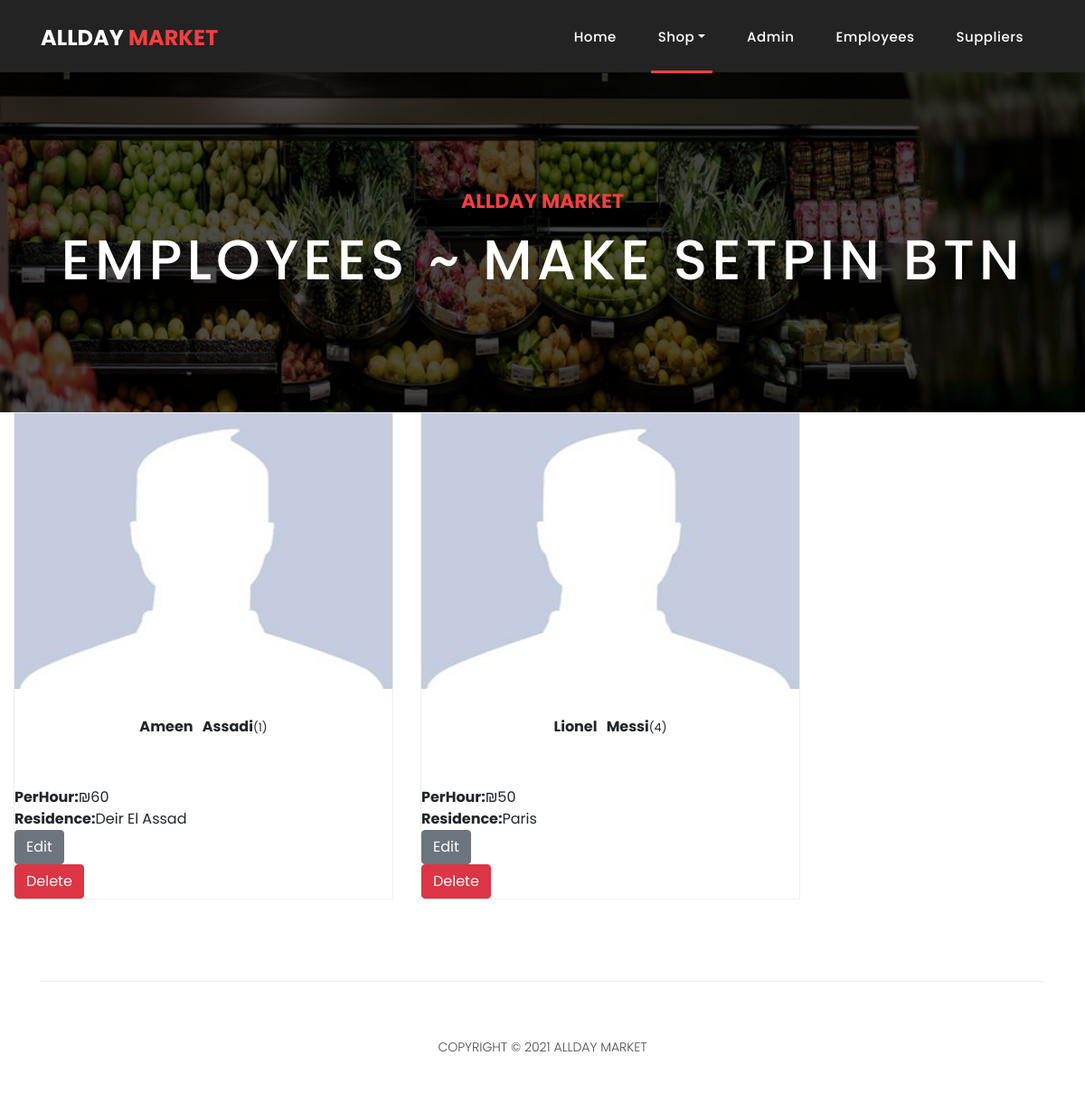
The app's page /employees.php (signed in), older data.
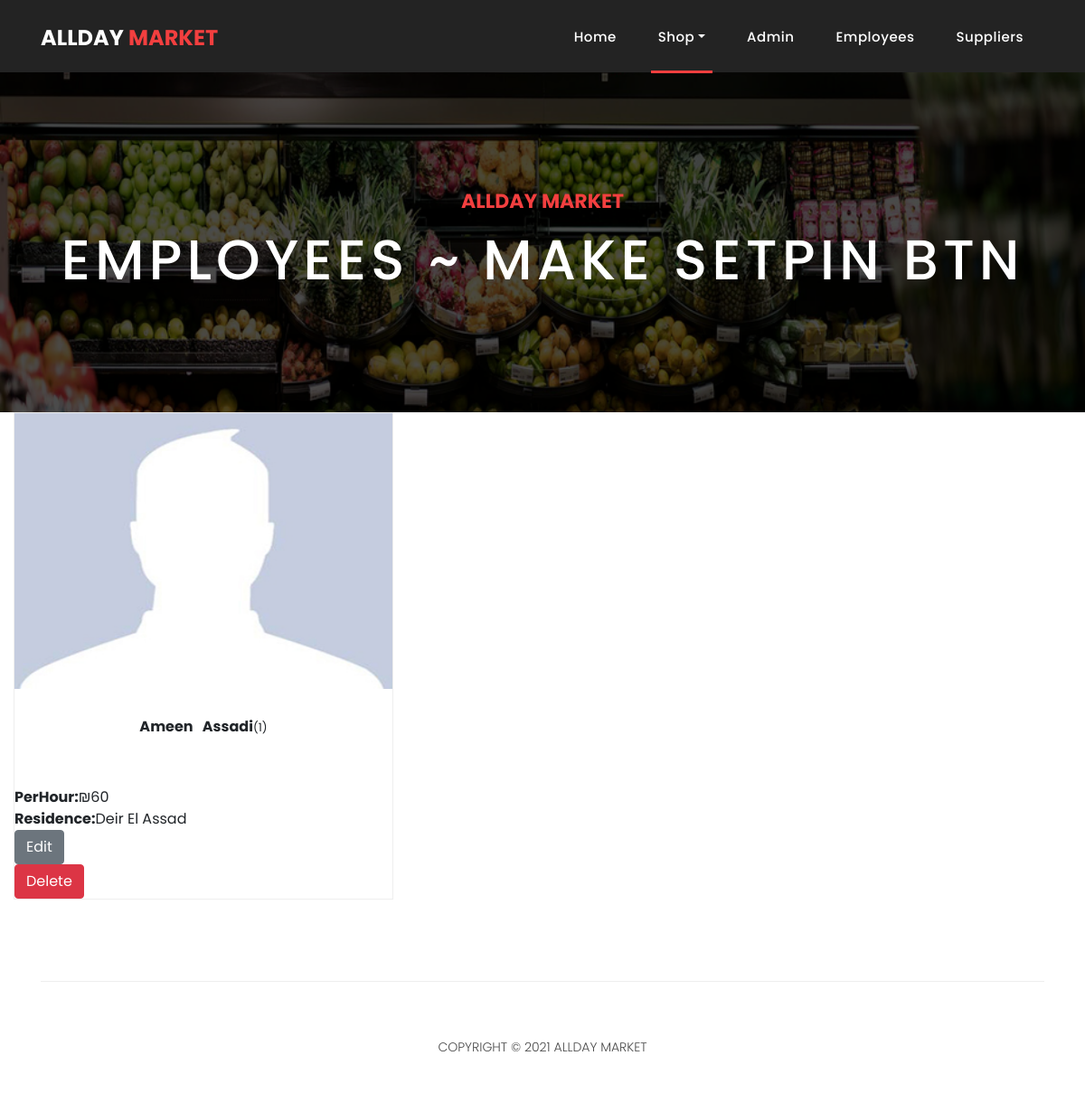
The same page, newer data.
### tables this page shows
CREATE TABLE `employees` (
  `id` int(11) NOT NULL,
  `eID` int(9) NOT NULL,
  `PIN` varchar(4) DEFAULT NULL,
  `firstname` varchar(50) NOT NULL,
  `lastname` varchar(50) NOT NULL,
  `depNum` tinyint(1) NOT NULL,
  `perhour` int(11) NOT NULL,
  `residence` varchar(256) NOT NULL,
  `avatar` varchar(50) DEFAULT NULL
);

### employees.php (the view, shortened to what this page needs)
<!DOCTYPE html>
<html lang="en">
   <head>
      <link href="vendor/bootstrap/css/bootstrap.min.css" rel="stylesheet">
      <link rel="stylesheet" href="assets/css/fontawesome.css">
      <link rel="stylesheet" href="assets/css/style.css">
      <link rel="stylesheet" href="assets/css/owl.css">
   </head>
   <body>
      <header class="">
         <?php
            if(isset($_SESSION['email'])){
            	if($_SESSION['email'] === 'admin@allday.com'){
            $basedir = realpath(__DIR__);
            		include($basedir . '/navbars/navadmin.php');
            	}
            	else{
            $basedir = realpath(__DIR__);
            		include($basedir . '/navbars/navuser.php');
            	}
            }
            else{
            $basedir = realpath(__DIR__);
            include($basedir . '/navbars/nav.php');
            }
            ?>
      </header>
      <div class="page-heading about-heading header-text" style="background-image: url(assets/images/veghs.png);">
         <div class="container">
            <div class="row">
               <div class="col-md-12">
                  <div class="text-content">
                     <h4>AllDay Market</h4>
                     <h2>Employees ~ MAKE SETPIN btn</h2>
                  </div>
               </div>
            </div>
         </div>
      </div>
      <div class="col-md-9">
         <div class="row">
            <?php
                           include 'db.php';
                           $sql = "SELECT * FROM employees";
                           $stmt= mysqli_stmt_init($conn);
                           mysqli_stmt_prepare($stmt,$sql);
                           mysqli_stmt_execute($stmt);
                           $results=mysqli_stmt_get_result($stmt);
               	if(isset($_SESSION['email'])){
               	if($_SESSION['email'] === 'admin@allday.com'){
               		while ($row=mysqli_fetch_assoc($results))
               			{
               			  $ID = $row['id'];
               			  $firstname = $row['firstname'];
               			  $lastname = $row['lastname'];
               			  $perhour=$row['perhour'];
               			  $residence=$row['residence'];
               			  $img = $row['avatar'];
               			  echo '
               				<div class="col-md-6">
               				  <div class="product-item">
               					<a href="#"><img src="'.$img.'" alt=""></a>
               				   <div class="down-content">
               					<center><strong>'.$firstname.' &nbsp '.$lastname.'</strong><small>('.$ID.')</small></center>
               					 </div>
               					  <br>
               					  <div>
               					  <ul>
               					  <li><strong>PerHour:</strong>₪'.$perhour.'</li>
               					  <li><strong>Residence:</strong>'.$residence.'</li>
               					  </div>
               					  <div>
               	          	<a href="editEmployeeForm.php?id='.$ID.'">
                             <button class="btn btn-secondary" type="button" class="filled-button" class="editBtn">Edit</button>
                             </a>
                             <form action="updateEmployee.php" method="post">
                             <input type="hidden" name="id" value="'.$ID.'">
                             <fieldset>
                             <button type="submit" name="employeeDel" id="form-submit" class="btn btn-danger">Delete</button>
                             </fieldset>
                             </form>
               					</div>
               				  </div>
               				</div>
               			  ';
               			}
               	}
               	}
               else{
               			  echo '
               				You cant see here
               			  ';
               	}
               		  ?>
         </div>
      </div>
      <footer>
         <div class="container">
            <div class="row">
               <div class="col-md-12">
                  <div class="inner-content">
                     <p>Copyright © 2021 AllDay Market</p>
                  </div>
               </div>
            </div>
         </div>
      </footer>
   </body>
</html>

### navbars/navadmin.php (shortened to what this page needs)
  <nav class="navbar navbar-expand-lg">
    <div class="container">
      <a class="navbar-brand" href="index.php"><h2>AllDay <em>Market</em></h2></a>
      <div class="collapse navbar-collapse" id="navbarResponsive">
        <ul class="navbar-nav ml-auto">
            <li class="nav-item">
                <a class="nav-link" href="index.php">Home
                </a>
            </li>
                        <li class="nav-item dropdown active">
                <a class="nav-link dropdown-toggle" data-toggle="dropdown" href="#" role="button" aria-haspopup="true" aria-expanded="false">Shop</a>
            </li>
<li class="nav-item"><a class="nav-link" href="adminCp.php">Admin</a></li>
<li class="nav-item"><a class="nav-link" href="employees.php">Employees</a></li>
<li class="nav-item"><a class="nav-link" href="suppliers.php">Suppliers</a></li>
        </ul>
      </div>
    </div>
  </nav>

### assets/css/style.css (style rules this page uses)
body { font-family: 'Poppins', sans-serif; overflow-x: hidden; text-rendering: optimizeLegibility; -webkit-font-smoothing: antialiased; -moz-osx-font-smoothing: grayscale; }
p { margin-bottom: 0px; font-size: 14px; font-weight: 300; color: #4a4a4a; line-height: 24px; }
a { text-decoration: none!important; }
ul { padding: 0; margin: 0; list-style: none; }
h1,h2,h3,h4,h5,h6 { margin: 0px; }
.page-heading { padding: 210px 0px 130px 0px; text-align: center; background-position: center center; background-repeat: no-repeat; background-size: cover; }
.page-heading .text-content h4 { color: #f33f3f; font-size: 22px; text-transform: uppercase; font-weight: 700; margin-bottom: 15px; }
.page-heading .text-content h2 { color: #fff; font-size: 62px; text-transform: uppercase; letter-spacing: 5px; }
header { position: absolute; z-index: 99999; width: 100%; height: 80px; background-color: #232323; -webkit-transition: all 0.3s ease-in-out 0s; -moz-transition: all 0.3s ease-in-out 0s; -o-transition: all 0.3s ease-in-out 0s; transition: all 0.3s ease-in-out 0s; }
header .navbar { padding: 17px 0px; }
.navbar .navbar-brand { float: left; margin-top: -12px; outline: none; }
.navbar .navbar-brand h2 { color: #fff; text-transform: uppercase; font-size: 24px; font-weight: 700; -webkit-transition: all .3s ease 0s; -moz-transition: all .3s ease 0s; -o-transition: all .3s ease 0s; transition: all .3s ease 0s; }
.navbar .navbar-brand h2 em { font-style: normal; color: #f33f3f; }
#navbarResponsive { z-index: 999; }
.navbar-collapse { text-align: center; }
.navbar .navbar-nav .nav-item { margin: 0px 15px; }
.navbar .navbar-nav a.nav-link { text-transform: capitalize; font-size: 15px; font-weight: 500; letter-spacing: 0.5px; color: #fff; transition: all 0.5s; margin-top: 5px; }
.navbar .navbar-nav .nav-link:hover, .navbar .navbar-nav .active>.nav-link, .navbar .navbar-nav .nav-link.active, .navbar .navbar-nav .nav-link.show, .navbar .navbar-nav .show>.nav-link { color: #fff; padding-bottom: 25px; border-bottom: 3px solid #f33f3f; }
.product-item { border: 1px solid #eee; margin-bottom: 30px; }
.product-item .down-content { padding: 30px; position: relative; }
.product-item img { width: 100%; overflow: hidden; }
footer { text-align: center; }
footer .inner-content { border-top: 1px solid #eee; margin-top: 60px; padding: 60px 0px; }
footer .inner-content p { text-transform: uppercase; }
.page-heading { position:relative; }
.page-heading:before { content:''; position:absolute; top:0; left:0; bottom:0; right:0; background-color:rgba(0,0,0,.7); }
.page-heading .container { position:relative; z-index: 2; }

Row changes from the older to the newer data that the page shows:
removed employees: avatar (placeholder picture), firstname "Lionel", lastname "Messi", id "4", perhour "50", residence "Paris"
